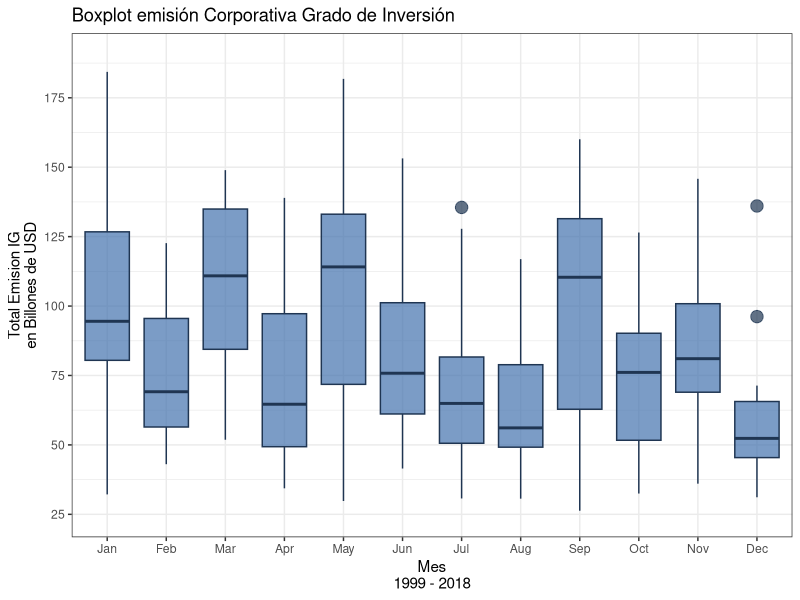

Write the R code that produced this figure.
#load necessary libraries
library(readxl)
library(dplyr)
library(lubridate)
library(ggplot2)
#Get Data
ig_issuance <- read_excel("ig_issuance.xlsx")
#Changing variables to have a tidy format
ig_issuance_tidy <- ig_issuance %>%
  #Date as.date format adding 2 days in order to use ceiling
  mutate(Date = parse_date_time(Date, "ym") + days(2)) %>%
  #New date variable in month end format
  mutate(date = ceiling_date(Date, unit = "months") - days(1)) %>% 
  mutate(year = year(date), month = month(date, label = T, abbr = T)) %>%
  #Volume in USD Billions
  mutate(volume_u = ig_issuance$`Total Volume`/1000000000) %>%
  mutate(volume = round(volume_u,2)) %>% 
  #Rename Total Deals
  mutate(deals = ig_issuance$`Total Deals`)
#Select the tidy variables
ig <- ig_issuance_tidy %>% 
  select(date, year, month, volume, deals)

#Plot 1
fill <- "#4271AE"
line <- "#1F3552"
ggplot(ig, aes(x = month, y = volume)) +
  geom_boxplot(fill = fill, colour = line, alpha = 0.7, 
               outlier.colour = "#1F3552", outlier.shape = 20,
               outlier.size = 6) + 
  scale_x_discrete(name = "Mes\n1999 - 2018") +
  scale_y_continuous(name = "Total Emision IG\nen Billones de USD",
                     breaks = seq(0,190,25),
                     limits = c(25,190)) +
  ggtitle("Boxplot emisión Corporativa Grado de Inversión") +
  theme_bw()
  

